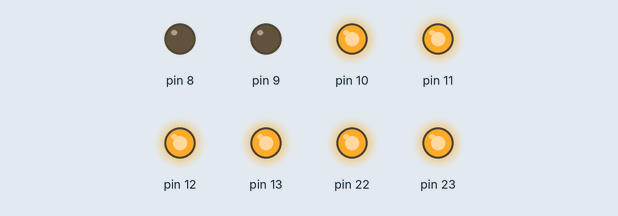
This sketch was run on a simulated Arduino Uno, built with avr-gcc and run on an emulated ATmega328P. On the bench: output pins drawn as LEDs (lit = HIGH).

Above: at 1.0 s.
At 3.0 s:
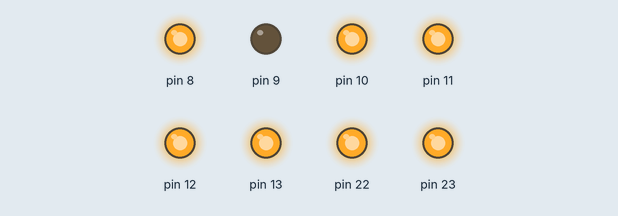
At 5.0 s:
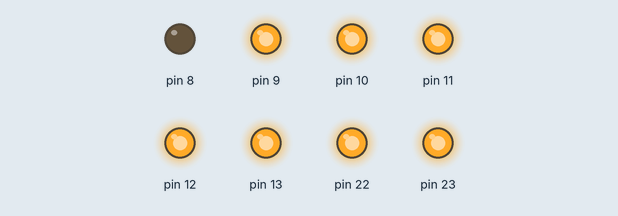
At 9.0 s:
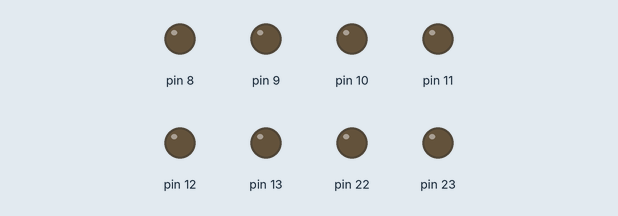
At 13.0 s:
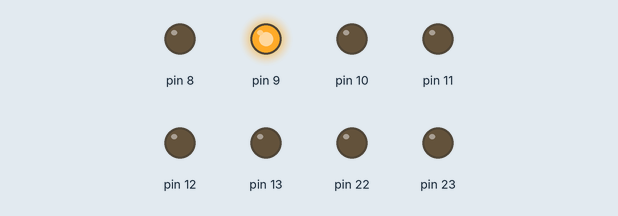
At 17.0 s:
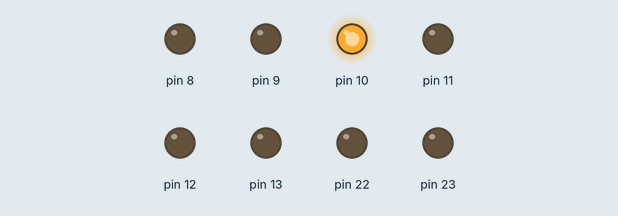
Timing chart, 0 to 20.7 s (numbered marks = the images above):
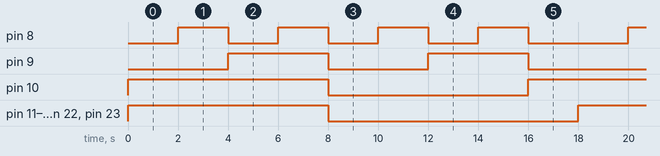

Measured:
- by itself, pin 8: goes 3 × (HIGH 2.0 s, LOW 2.0 s), HIGH 2.0 s, LOW 4.0 s, 3 × (HIGH 2.0 s, LOW 2.0 s), HIGH 2.0 s, LOW 4.0 s, then HIGH
- by itself, pin 9: LOW → HIGH at 4.0 s, → LOW 4.0 s later, → HIGH 4.0 s later, → LOW 4.0 s later, … (8 changes in this stretch)
- by itself, pin 10: goes HIGH 8.0 s, LOW 8.0 s, HIGH 10.0 s, LOW 8.0 s, then HIGH
- by itself, pin 11–13, pin 22, pin 23: alternates HIGH for 8.0 s and LOW for 10.0 s

The sketch:

6-negative-numbers.ino
```cpp
#include <avr/io.h>
#include <util/delay.h>

#define ARR_LEN 9

int main(void) {
    int8_t chars[ARR_LEN] = { -4, -3, -2, -1, 0, 1, 2, 3, 4 };

    /* SETUP */
    DDRB = 0xFF; // All output

    while (1) {
        for (uint64_t i = 0; i < ARR_LEN; i++) {
            PORTB = chars[i];
            _delay_ms(2000);
        }
    }

    /* Observed pattern

        1100
        1101
        1110
        1111
        0000
        0001
        0010
        0011
        0100
        1100
        1101

    */

    return 0;
}
```
